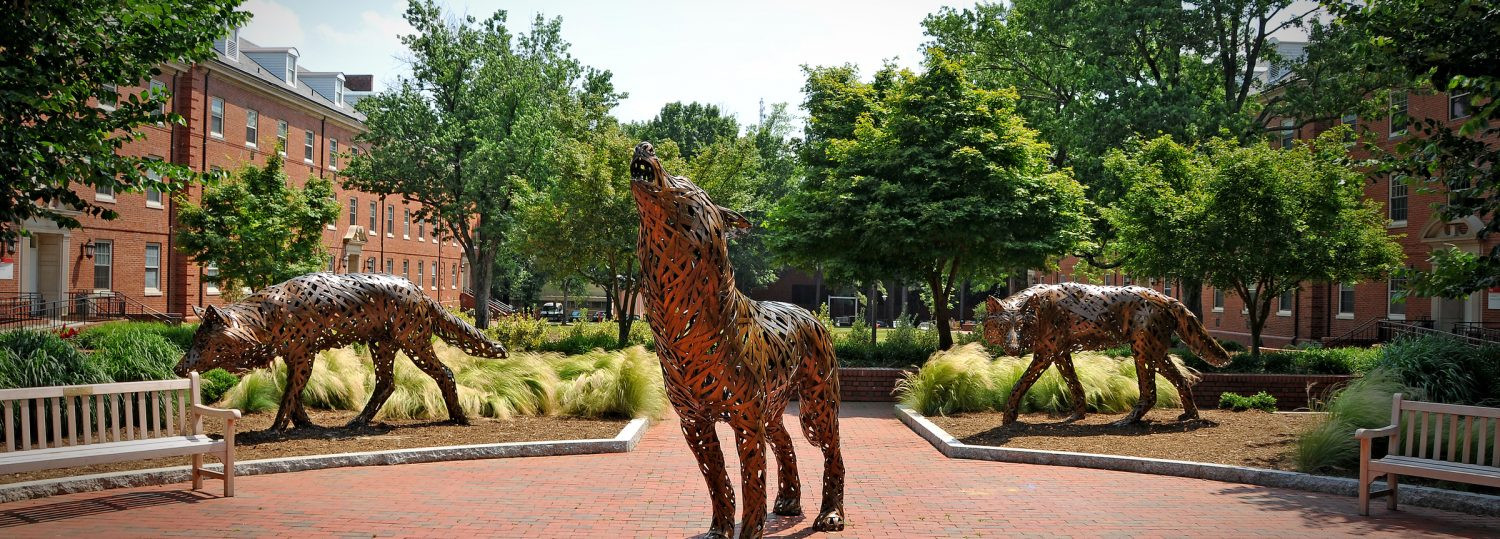
#> input picture wolves.png, 1500 x 539 px, found by its file name
$ python dis_hw1.py
#> lines starting #> are read from the running program, lines starting #| are printed output that depends on the picture; after the words box and inside, x2 and y2 are one past the last pixel; in counts of white or black regions, pixels touching at a corner belong together
import numpy as np
import cv2
from collections import OrderedDict

# from PIL import Image
# from scipy import misc

s = 'anbhatta'
l = [ord(c) for c in s]
print(l)

img = cv2.imread('..path/wolves.png')
#> img is the input picture: shape (539, 1500, 3); mean B, G, R 73.6, 98.5, 105.2
cv2.imshow('image', img)
cv2.waitKey(0)
cv2.destroyAllWindows()

red = img[:, :, 2]
blue = img[:, :, 1]
green = img[:, :, 0]

red_list = red.flatten()
r_l = red_list.tolist()
#> r_l = 808500 items

green_list = blue.flatten()
g_l = green_list.tolist()
#> g_l = 808500 items

blue_list = green.flatten()
b_l = blue_list.tolist()
#> b_l = 808500 items

l1 = list(OrderedDict.fromkeys(l))
print(l1)
count = 0
count1 = 0
count2 = 0
for i in l1:
    for j in r_l:
        if i == j:
            count += 1
    print(str(i) + ' in red: ' + str(count))
    count = 0
for i in l1:
    for j in b_l:
        if i == j:
            count1 += 1
    print(str(i) + ' in blue: ' + str(count1))
    count1 = 0
for i in l1:
    for j in g_l:
        if i == j:
            count2 += 1
    print(str(i) + ' in green: ' + str(count2))
    count2 = 0

red = np.pad(red, (2, 2), 'constant')
#> red: shape (543, 1504)
green = np.pad(green, (2, 2), 'constant')
#> green: shape (543, 1504)
blue = np.pad(blue, (2, 2), 'constant')
#> blue: shape (543, 1504)

for i in range(len(red)):
    for j in range(len(red[0, :])):
        if red[i][j] == 97:
            red[i][j] = red[i - 2][j - 2] = red[i + 2][j + 2] = red[i + 2][j - 2] = red[i - 2][j + 2] = red[i][j + 2] = \
            red[i][j - 2] = red[i - 2][j] = red[i + 2][j] = 255
        elif red[i][j] == 110:
            red[i][j] = red[i - 2][j - 2] = red[i + 2][j + 2] = red[i + 2][j - 2] = red[i - 2][j + 2] = red[i][j + 2] = \
            red[i][j - 2] = red[i - 2][j] = red[i + 2][j] = 255
        elif red[i][j] == 98:
            red[i][j] = red[i - 2][j - 2] = red[i + 2][j + 2] = red[i + 2][j - 2] = red[i - 2][j + 2] = red[i][j + 2] = \
            red[i][j - 2] = red[i - 2][j] = red[i + 2][j] = 255
        elif red[i][j] == 104:
            red[i][j] = red[i - 2][j - 2] = red[i + 2][j + 2] = red[i + 2][j - 2] = red[i - 2][j + 2] = red[i][j + 2] = \
            red[i][j - 2] = red[i - 2][j] = red[i + 2][j] = 255
        elif red[i][j] == 116:
            red[i][j] = red[i - 2][j - 2] = red[i + 2][j + 2] = red[i + 2][j - 2] = red[i - 2][j + 2] = red[i][j + 2] = \
            red[i][j - 2] = red[i - 2][j] = red[i + 2][j] = 255
        else:
            red[i][j] = red[i][j]
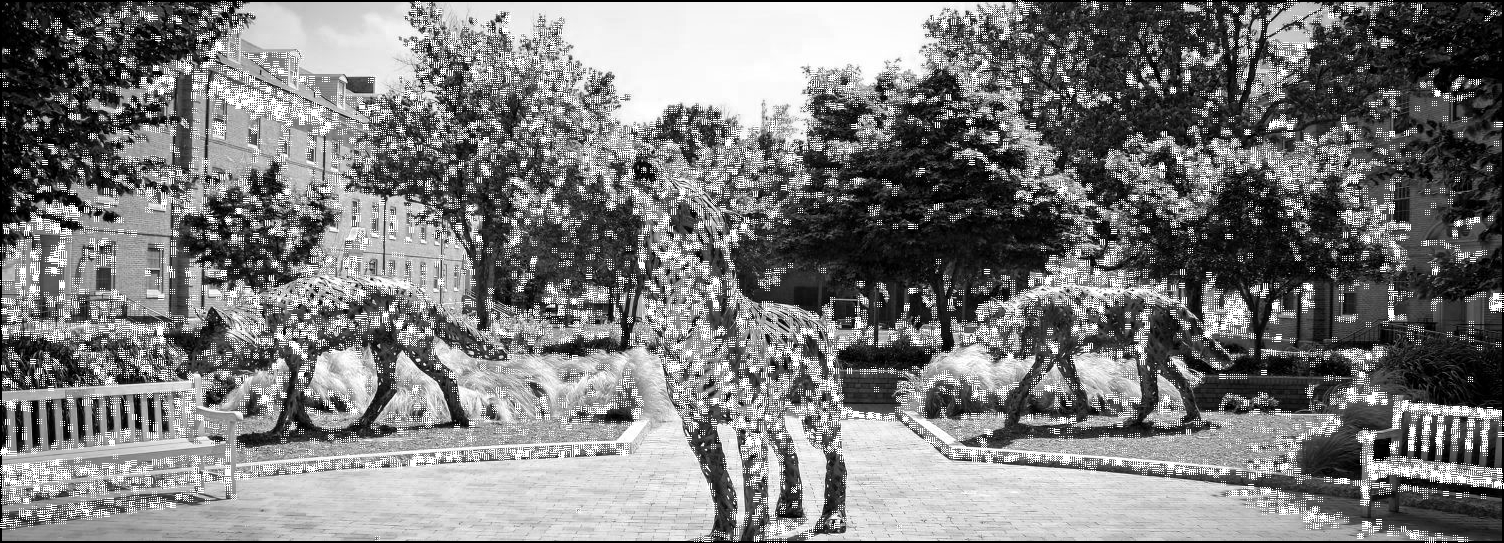
#> red: shape (543, 1504); min 0, max 255, mean 122.8

for i in range(len(green)):
    for j in range(len(green[0, :])):
        if green[i][j] == 97:
            green[i][j] = green[i - 2][j - 2] = green[i + 2][j + 2] = green[i + 2][j - 2] = green[i - 2][j + 2] = \
            green[i][j + 2] = green[i][j - 2] = green[i - 2][j] = green[i + 2][j] = 255
        elif green[i][j] == 110:
            green[i][j] = green[i - 2][j - 2] = green[i + 2][j + 2] = green[i + 2][j - 2] = green[i - 2][j + 2] = \
            green[i][j + 2] = green[i][j - 2] = green[i - 2][j] = green[i + 2][j] = 255
        elif green[i][j] == 98:
            green[i][j] = green[i - 2][j - 2] = green[i + 2][j + 2] = green[i + 2][j - 2] = green[i - 2][j + 2] = \
            green[i][j + 2] = green[i][j - 2] = green[i - 2][j] = green[i + 2][j] = 255
        elif green[i][j] == 104:
            green[i][j] = green[i - 2][j - 2] = green[i + 2][j + 2] = green[i + 2][j - 2] = green[i - 2][j + 2] = \
            green[i][j + 2] = green[i][j - 2] = green[i - 2][j] = green[i + 2][j] = 255
        elif green[i][j] == 116:
            green[i][j] = green[i - 2][j - 2] = green[i + 2][j + 2] = green[i + 2][j - 2] = green[i - 2][j + 2] = \
            green[i][j + 2] = green[i][j - 2] = green[i - 2][j] = green[i + 2][j] = 255
        else:
            green[i][j] = green[i][j]
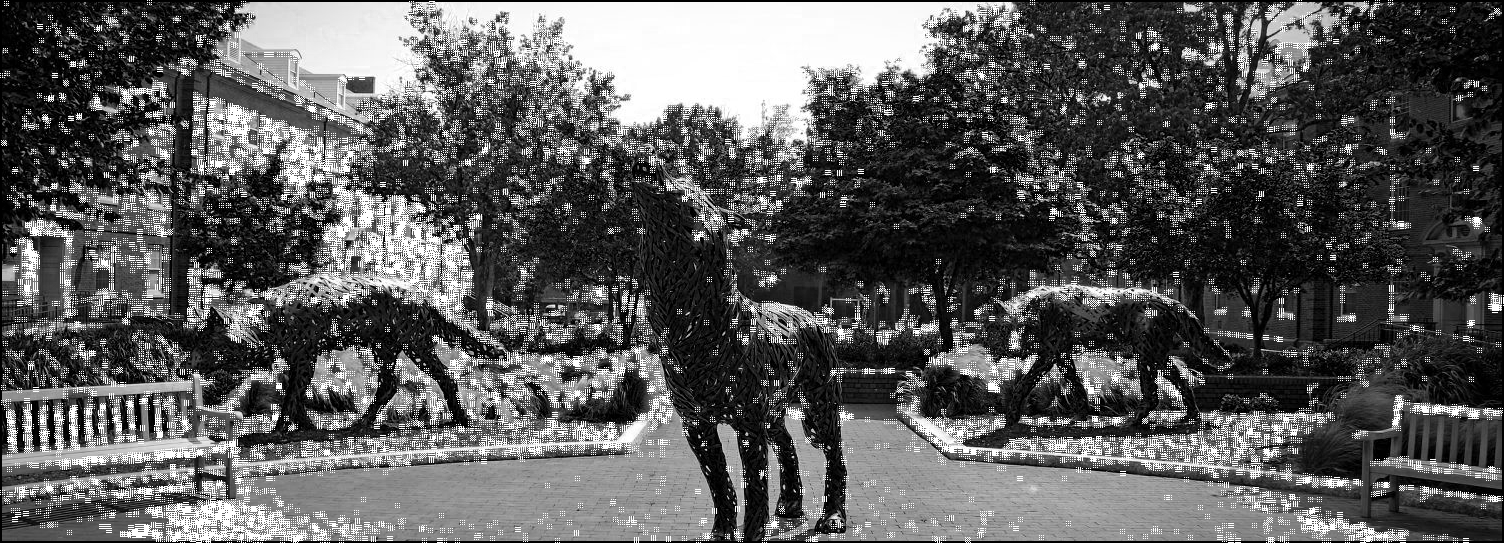
#> green: shape (543, 1504); min 0, max 255, mean 90.4

for i in range(len(blue)):
    for j in range(len(blue[0, :])):
        if blue[i][j] == 97:
            blue[i][j] = blue[i - 2][j - 2] = blue[i + 2][j + 2] = blue[i + 2][j - 2] = blue[i - 2][j + 2] = green[i][
                j + 2] = green[i][j - 2] = green[i - 2][j] = green[i + 2][j] = 255
        elif blue[i][j] == 110:
            blue[i][j] = blue[i - 2][j - 2] = blue[i + 2][j + 2] = blue[i + 2][j - 2] = blue[i - 2][j + 2] = green[i][
                j + 2] = green[i][j - 2] = green[i - 2][j] = green[i + 2][j] = 255
        elif red[i][j] == 98:
            blue[i][j] = blue[i - 2][j - 2] = blue[i + 2][j + 2] = blue[i + 2][j - 2] = blue[i - 2][j + 2] = green[i][
                j + 2] = green[i][j - 2] = green[i - 2][j] = green[i + 2][j] = 255
        elif blue[i][j] == 104:
            blue[i][j] = blue[i - 2][j - 2] = blue[i + 2][j + 2] = blue[i + 2][j - 2] = blue[i - 2][j + 2] = green[i][
                j + 2] = green[i][j - 2] = green[i - 2][j] = green[i + 2][j] = 255
        elif blue[i][j] == 116:
            blue[i][j] = blue[i - 2][j - 2] = blue[i + 2][j + 2] = blue[i + 2][j - 2] = blue[i - 2][j + 2] = green[i][
                j + 2] = green[i][j - 2] = green[i - 2][j] = green[i + 2][j] = 255
        else:
            blue[i][j] = blue[i][j]
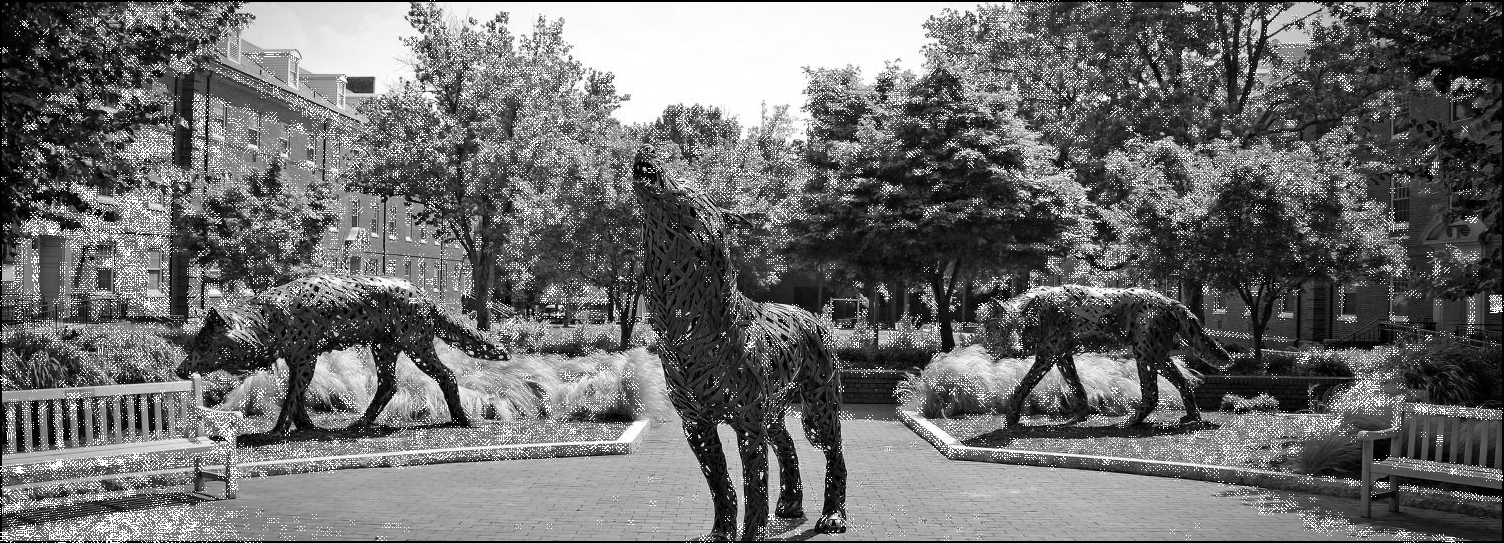
#> blue: shape (543, 1504); min 0, max 255, mean 108.3
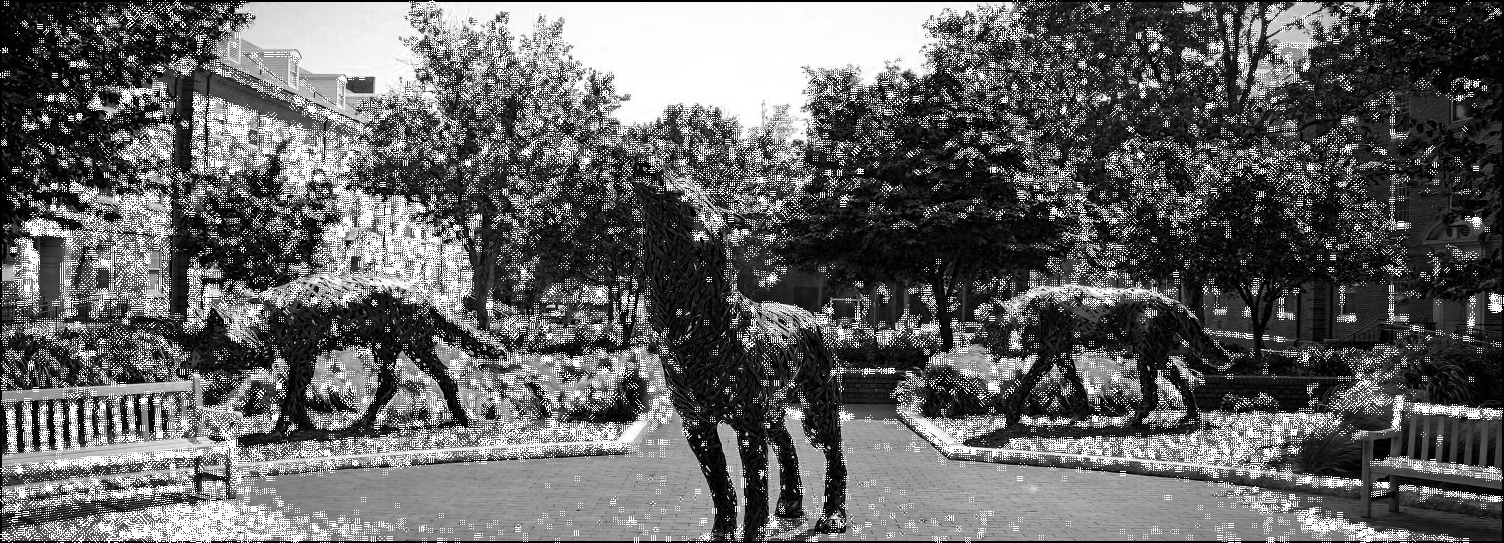
#> green: shape (543, 1504); 4.61% of pixels changed, all inside (x1, y1, x2, y2) = (0, 0, 1503, 543)

# print(green)
# print(red)
# print(blue)

red = red[2:len(red) - 2, 2:len(red[0, :]) - 2]
#> red: shape (539, 1500)
green = green[2:len(green) - 2, 2:len(green[0, :]) - 2]
#> green: shape (539, 1500)
blue = blue[2:len(blue) - 2, 2:len(blue[0, :]) - 2]
#> blue: shape (539, 1500)

for i in range(len(blue[:, 0])):
    for j in range(len(blue[0, :])):
        img[i][j][0] = blue[i][j]

for i in range(len(green)):
    for j in range(len(green[0, :])):
        img[i][j][1] = green[i][j]

for i in range(len(red)):
    for j in range(len(red[0, :])):
        img[i][j][2] = red[i][j]
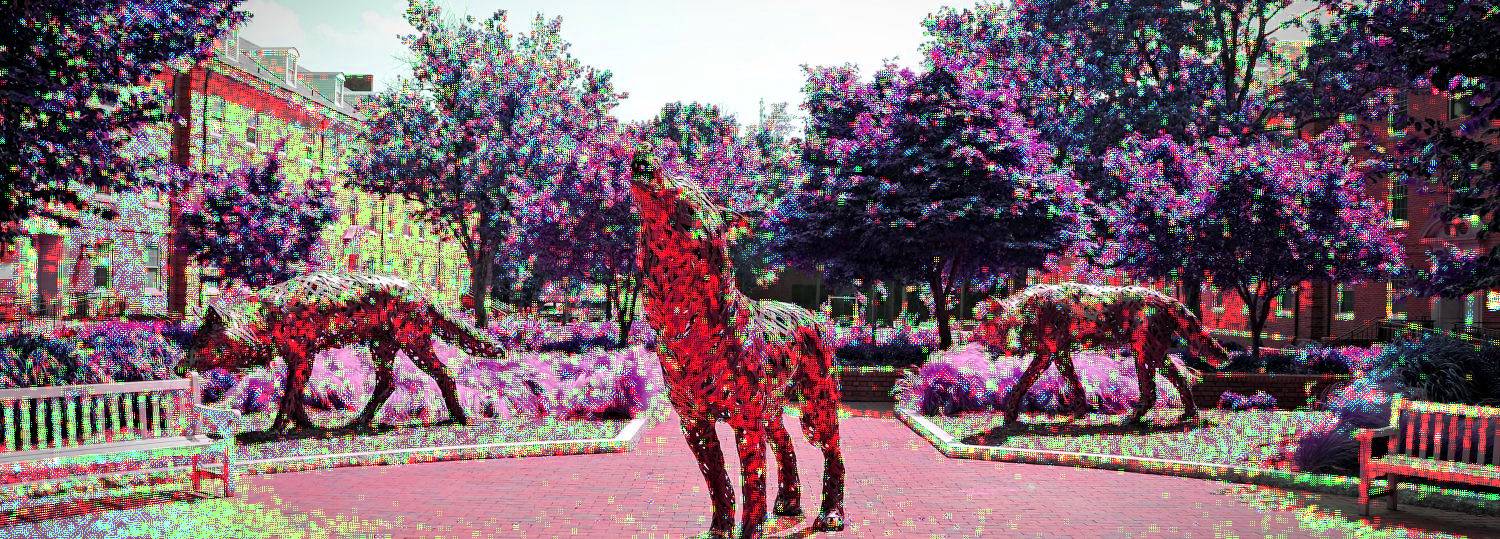
#> img: shape (539, 1500, 3); mean B, G, R 109.3, 100.1, 124

cv2.imshow('image', img)
cv2.waitKey(0)
cv2.destroyAllWindows()
